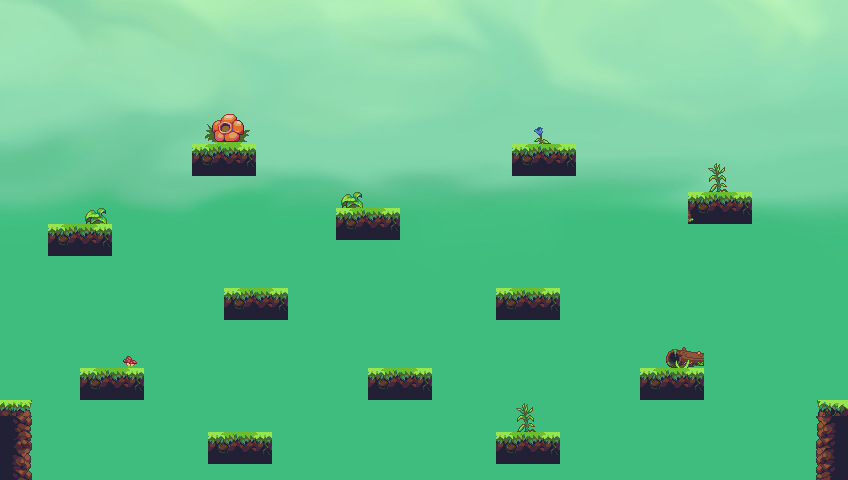

The image is a tile-based game level rendered from a .tmx file. Its description and source (layers, tilesets, objects; grid data summarised) follow:
An orthogonal 53x30 tile map with 16x16 px tiles, 6 tile layers (collisions, Background, Background2, Water, ...), 3 tilesets.

<map version="1.4" tiledversion="1.4.3" orientation="orthogonal" renderorder="right-down" width="53" height="30" tilewidth="16" tileheight="16" infinite="0" nextlayerid="7" nextobjectid="1">
 <tileset firstgid="1" source="Background.tsx" />
 <tileset firstgid="31801" source="Jungle_terrain.tsx" />
 <tileset firstgid="33481" source="objects.tsx" />
 <layer id="6" name="collisions" width="53" height="30">
  <data>[1590 cells, 116 non-empty, 1 distinct tile ids]</data>
 </layer>
 <layer id="1" name="Background" width="53" height="30">
  <data>[1590 cells, 1590 non-empty, 1590 distinct tile ids]</data>
 </layer>
 <layer id="2" name="Background2" width="53" height="30">
  <data>[1590 cells, 0 non-empty, 0 distinct tile ids]</data>
 </layer>
 <layer id="3" name="Water" width="53" height="30">
  <data>[1590 cells, 0 non-empty, 0 distinct tile ids]</data>
 </layer>
 <layer id="4" name="Plateformes" width="53" height="30">
  <data>[1590 cells, 116 non-empty, 28 distinct tile ids]</data>
 </layer>
 <layer id="5" name="Foreground" width="53" height="30">
  <data>[1590 cells, 36 non-empty, 30 distinct tile ids]</data>
 </layer>
</map>
